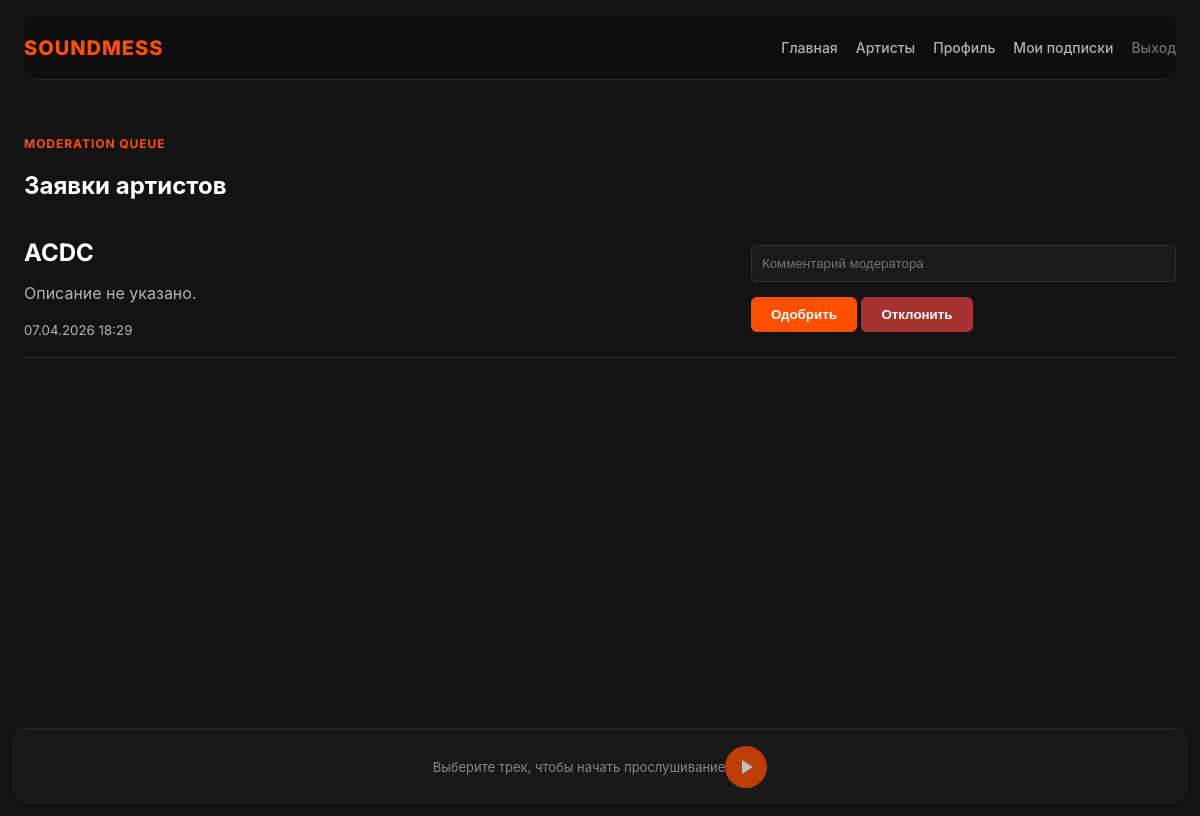
The app's page /moderation/applications/ (signed in), older data.
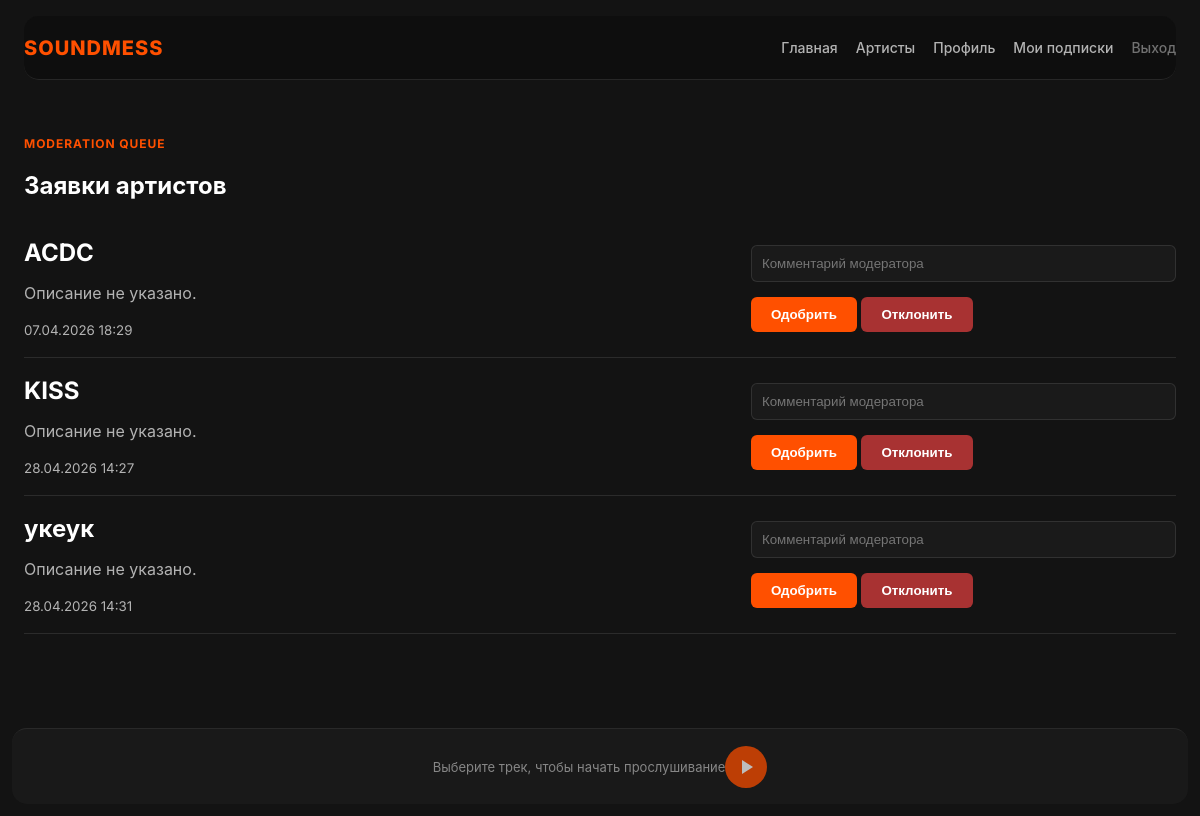
The same page, newer data.
### pc_store/models.py (models this page shows, shortened)
class Artist(models.Model):
    MODERATION_STATUS_CHOICES = [
        ('pending', 'На модерации'),
        ('approved', 'Одобрен'),
        ('rejected', 'Отклонён'),
    ]
    user = models.OneToOneField(User, on_delete=models.CASCADE)
    bio = models.TextField(blank=True, verbose_name="О себе")
    is_premium = models.BooleanField(default=False, verbose_name="Платная подписка")
    moderation_status = models.CharField(
        max_length=10,
        choices=MODERATION_STATUS_CHOICES,
        default='pending',
        verbose_name="Статус модерации",
    )
    moderation_note = models.TextField(blank=True, verbose_name="Комментарий модератора")
    reviewed_at = models.DateTimeField(null=True, blank=True, verbose_name="Дата проверки")

### pc_store/views.py (the view)
    @login_required
    def wrapped(request, *args, **kwargs):
        if not request.user.is_staff and not request.user.is_superuser:
            return render(request, '403.html', status=403)
        return view(request, *args, **kwargs)

### pc_store/views.py (called while the page is built)
def staff_required(view):
    @login_required
    def wrapped(request, *args, **kwargs):
        if not request.user.is_staff and not request.user.is_superuser:
            return render(request, '403.html', status=403)
        return view(request, *args, **kwargs)
    return wrapped

@staff_required
def moderation_applications(request):
    applications = Artist.objects.filter(
        moderation_status='pending',
    ).select_related('user').order_by('user__date_joined')
    return render(request, 'moderation/applications.html', {'applications': applications})

### templates/moderation/applications.html (shortened to what this page needs)
{% extends 'base.html' %}
{% block content %}
<section class="moderation-page">
    <p class="eyebrow">Moderation queue</p>
    <h1>Заявки артистов</h1>
    {% for application in applications %}
        <article class="moderation-application">
            <div>
                <h2>{{ application.user.username }}</h2>
                <p class="muted">{{ application.bio|default:'Описание не указано.' }}</p>
                <small class="muted">{{ application.user.date_joined|date:'d.m.Y H:i' }}</small>
            </div>
            <form method="post" action="{% url 'review_artist_application' application.id %}">
                <input type="text" name="note" placeholder="Комментарий модератора">
                <button type="submit" name="decision" value="approved">Одобрить</button>
                <button type="submit" name="decision" value="rejected" class="danger-button">Отклонить</button>
            </form>
        </article>
    {% empty %}
        <p class="muted">Новых заявок нет.</p>
    {% endfor %}
</section>
{% endblock %}

Row changes from the older to the newer data that the page shows:
added Artist: user.username "KISS", bio "Описание не указано.", user.date_joined "28.04.2026 14:27"
added Artist: user.username "укеук", bio "Описание не указано.", user.date_joined "28.04.2026 14:31"
